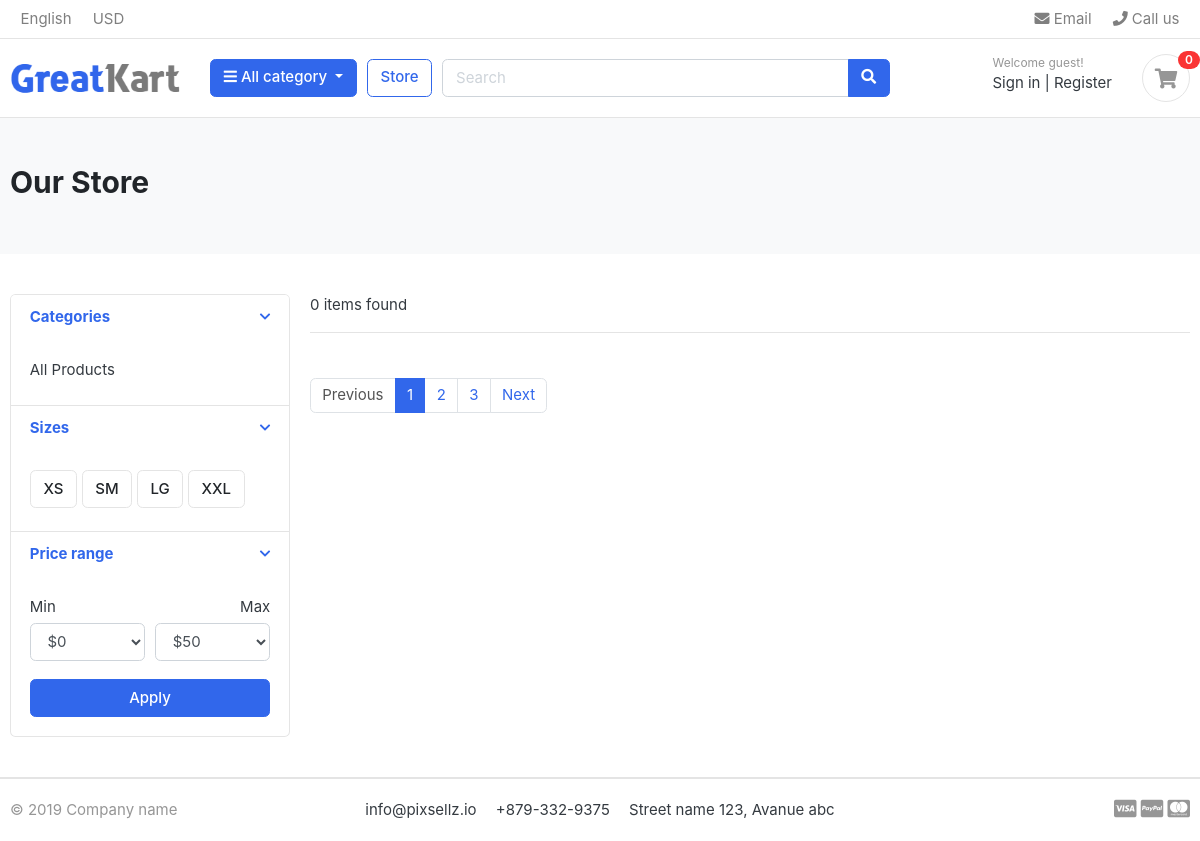
The app's page /store/, older data.
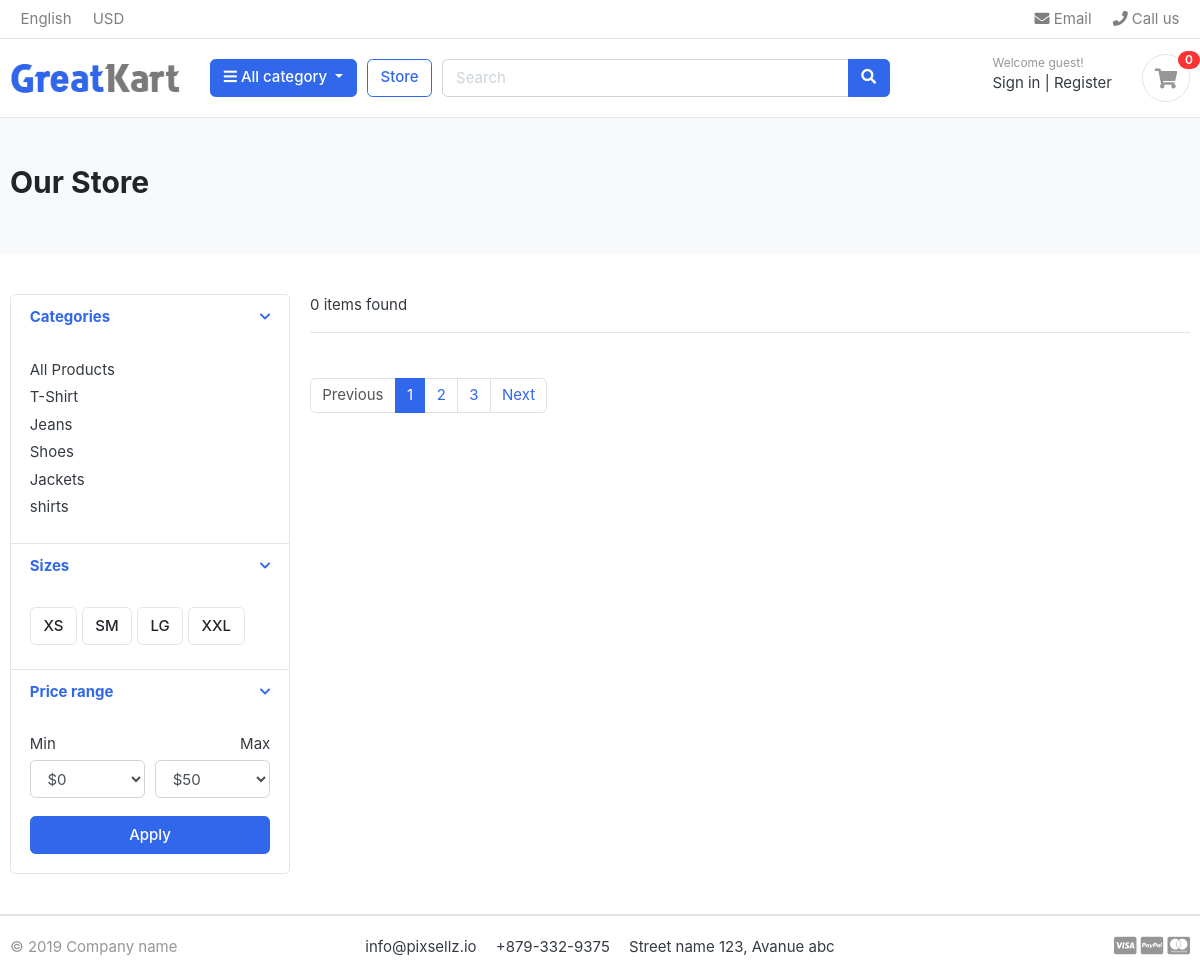
The same page, newer data.
### category/models.py (models this page shows, shortened)
class Category(models.Model):
    category_name = models.CharField(max_length=50, unique=True)
    slug = models.SlugField(max_length=100,unique=True)
    description = models.TextField(max_length=255,blank=True)
    cat_image = models.ImageField(upload_to='photos/categories',blank=True)
    class Meta:
        verbose_name = 'Category'
        verbose_name_plural = 'Categories'
    def get_url(self):
        return reverse('products_by_category',args = [self.slug])

### store/views.py (the view)
# urls.py: path("store/", include('store.urls')),
def store(request, category_slug=None):
    categories = None
    products = None
    if category_slug != None:
        categories = get_object_or_404(Category, slug=category_slug)
        products = Product.objects.filter(
            category=categories, is_available=True)
        product_count = products.count()
    else:
        products = Product.objects.all().filter(is_available=True)
        product_count = products.count()
    products = Product.objects.all().filter(category=categories, is_available=True)
    product_count = products.count()
    context = {
        'products': products,
        'product_count': product_count
    }
    return render(request, "store/store.html", context)

### category/context_processor.py (called while the page is built)
def menu_links(request):
    links = Category.objects.all()
    return dict(links=links)

### templates/store/store.html (shortened to what the changed rows need)
{% extends "base.html" %} {% block content %} {% load static %}
<section class="section-pagetop bg">
  <div class="container">
    <h2 class="title-page">Our Store</h2>
  </div>
</section>
<section class="section-content padding-y">
  <div class="container">
    <div class="row">
      <aside class="col-md-3">
        <div class="card">
          <article class="filter-group">
            <div class="filter-content collapse show" id="collapse_1" style="">
              <div class="card-body">
                <ul class="list-menu">
                  {% for category in links %}
                  <li>
                    <a href="{{ category.get_url }}"
                      >{{category.category_name}}
                    </a>
                  </li>
                  {% endfor %}
                </ul>
              </div>
            </div>
          </article>
        </div>
      </aside>
    </div>
  </div>
</section>
{% endblock content %}

Row changes from the older to the newer data that the page shows:
added Category: category_name "T-Shirt"
added Category: category_name "Jeans"
added Category: category_name "Shoes"
added Category: category_name "Jackets"
added Category: category_name "shirts"
